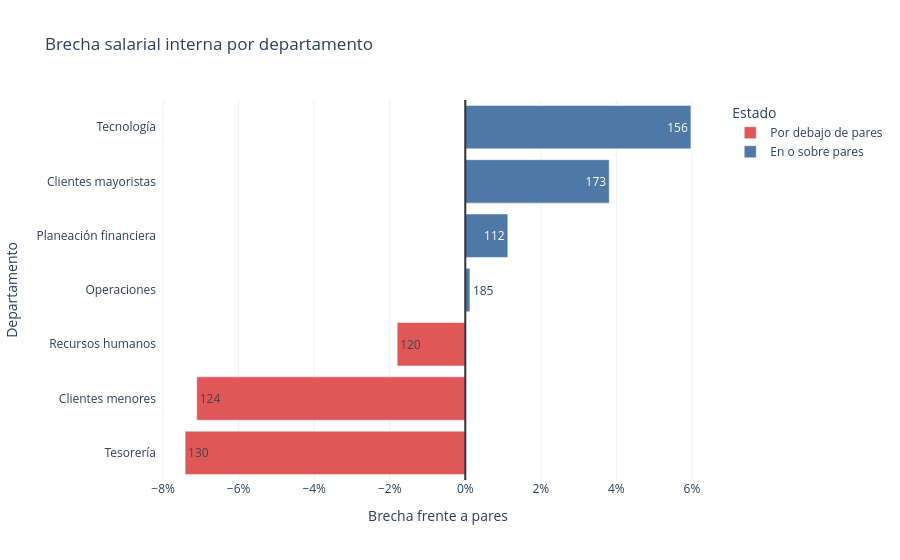

The code cell stored with this chart in its notebook:
### Code cell
# Se visualiza la brecha mediana por departamento frente a perfiles comparables de toda la empresa.

department_gap["estado"] = department_gap["brecha_mediana_vs_pares_pct"].map(
    lambda value: "Por debajo de pares" if value < 0 else "En o sobre pares"
)
fig = px.bar(
    department_gap,
    x="brecha_mediana_vs_pares_pct",
    y="departamento",
    orientation="h",
    color="estado",
    text="profesionales",
    labels={
        "brecha_mediana_vs_pares_pct": "Brecha frente a pares",
        "departamento": "Departamento",
        "profesionales": "Profesionales",
    },
    title="Brecha salarial interna por departamento",
    color_discrete_map={
        "Por debajo de pares": "#e15759",
        "En o sobre pares": "#4e79a7",
    },
)
fig.add_vline(x=0, line_color="#333333")
fig.update_xaxes(tickformat=".0%")
fig.update_layout(template="plotly_white", legend_title_text="Estado")
fig.show()

### Figure 1 — Plotly figure (JSON) as saved in the notebook; plotly's stock layout.template omitted (floating-point values rounded to 4 significant figures)
{"data": [{"alignmentgroup": "True", "hovertemplate": "estado=Por debajo de pares<br>Brecha frente a pares=%{x}<br>Departamento=%{y}<br>Profesionales=%{text}<extra></extra>", "legendgroup": "Por debajo de pares", "marker": {"color": "#e15759", "pattern": {"shape": ""}}, "name": "Por debajo de pares", "offsetgroup": "Por debajo de pares", "orientation": "h", "showlegend": true, "text": [130, 124, 120], "textposition": "auto", "type": "bar", "x": [-0.07418, -0.0711, -0.01804], "xaxis": "x", "y": ["Tesorería", "Clientes menores", "Recursos humanos"], "yaxis": "y"}, {"alignmentgroup": "True", "hovertemplate": "estado=En o sobre pares<br>Brecha frente a pares=%{x}<br>Departamento=%{y}<br>Profesionales=%{text}<extra></extra>", "legendgroup": "En o sobre pares", "marker": {"color": "#4e79a7", "pattern": {"shape": ""}}, "name": "En o sobre pares", "offsetgroup": "En o sobre pares", "orientation": "h", "showlegend": true, "text": [185, 112, 173, 156], "textposition": "auto", "type": "bar", "x": [0.001225, 0.01126, 0.03811, 0.05973], "xaxis": "x", "y": ["Operaciones", "Planeación financiera", "Clientes mayoristas", "Tecnología"], "yaxis": "y"}], "layout": {"barmode": "relative", "legend": {"title": {"text": "Estado"}, "tracegroupgap": 0}, "shapes": [{"line": {"color": "#333333"}, "type": "line", "x0": 0, "x1": 0, "xref": "x", "y0": 0, "y1": 1, "yref": "y domain"}], "title": {"text": "Brecha salarial interna por departamento"}, "xaxis": {"anchor": "y", "domain": [0, 1], "tickformat": ".0%", "title": {"text": "Brecha frente a pares"}}, "yaxis": {"anchor": "x", "domain": [0, 1], "title": {"text": "Departamento"}}}}
